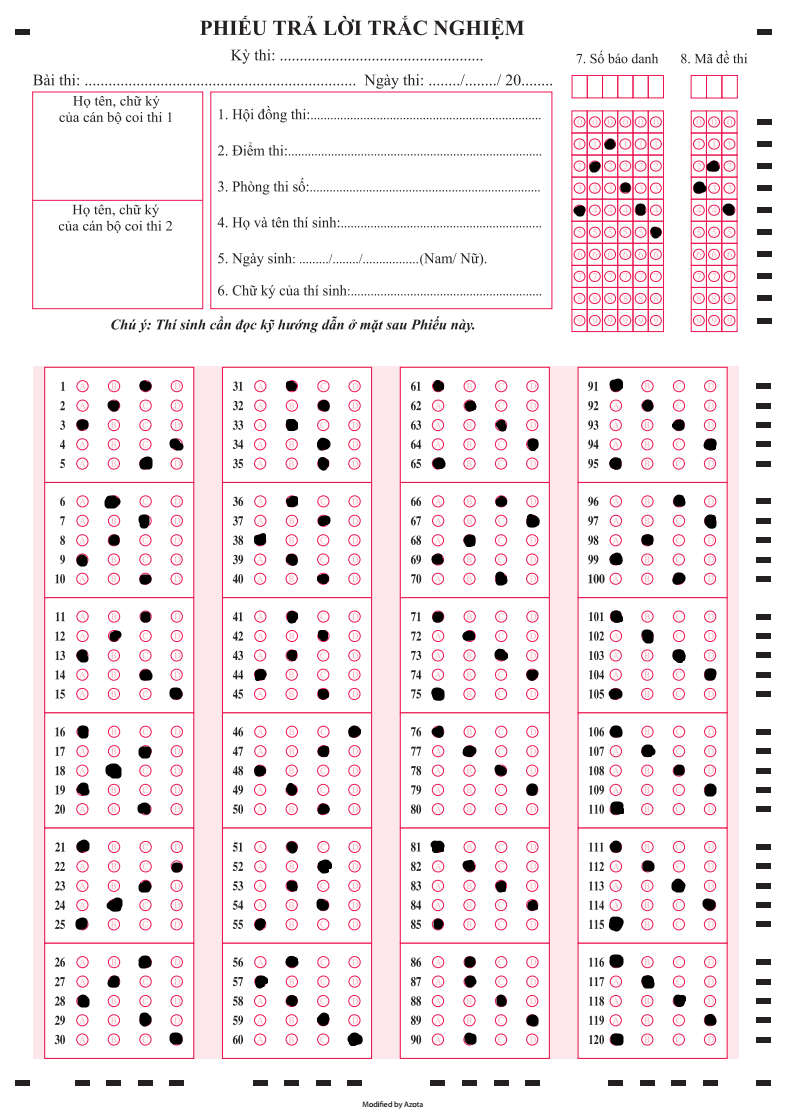
#> input picture Data.png, 786 x 1120 px
$ python -i saber.py   (imports and definitions only)
#> lines starting #> are read from the running program, lines starting #| are printed output that depends on the picture; after the words box and inside, x2 and y2 are one past the last pixel; in counts of white or black regions, pixels touching at a corner belong together
#> further down, picture is the input picture: shape (1120, 786, 3); mean B, G, R 237.1, 234.4, 245.1
import cv2
import numpy as np
# from google.colab.patches import cv2_imshow

def getContours(img,cThread=[100,100],minArea=1000, filter=4):
#> called with minArea = 1000, filter = 4
    imgGray = cv2.cvtColor(img, cv2.COLOR_BGR2GRAY)
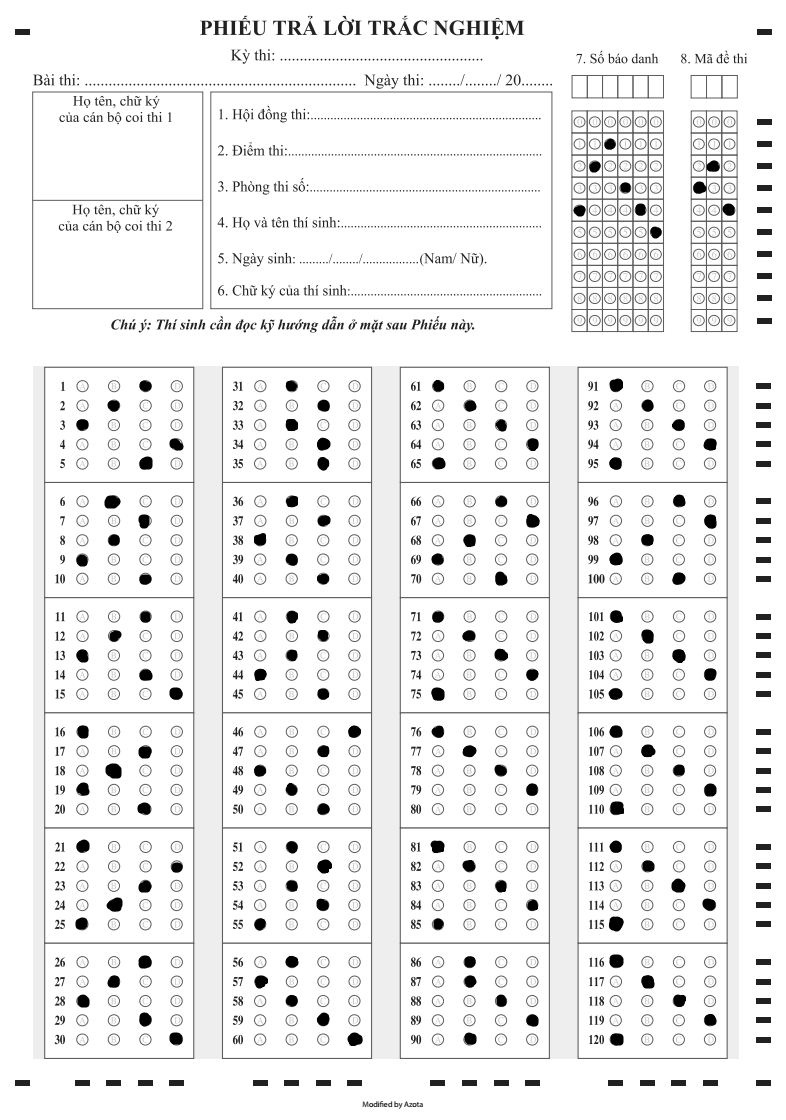
#> imgGray: shape (1120, 786); min 0, max 255, mean 237.9
    imgBlur = cv2.GaussianBlur(imgGray, (5, 5), 1)
    imgCanny = cv2.Canny(imgBlur,cThread[0],cThread[1])
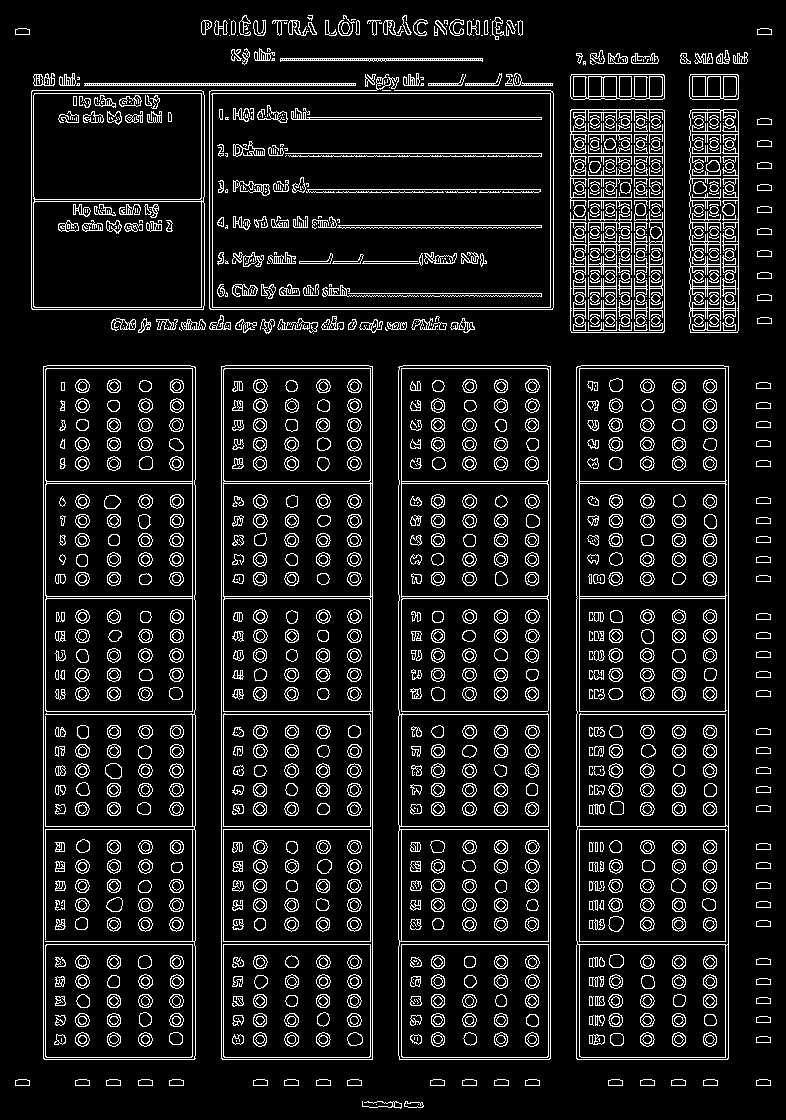
#> imgCanny: shape (1120, 786); 10.3% white in thin lines or dots
    kernel = np.ones((5,5))
    imgDilation = cv2.dilate(imgCanny, kernel, iterations = 3)
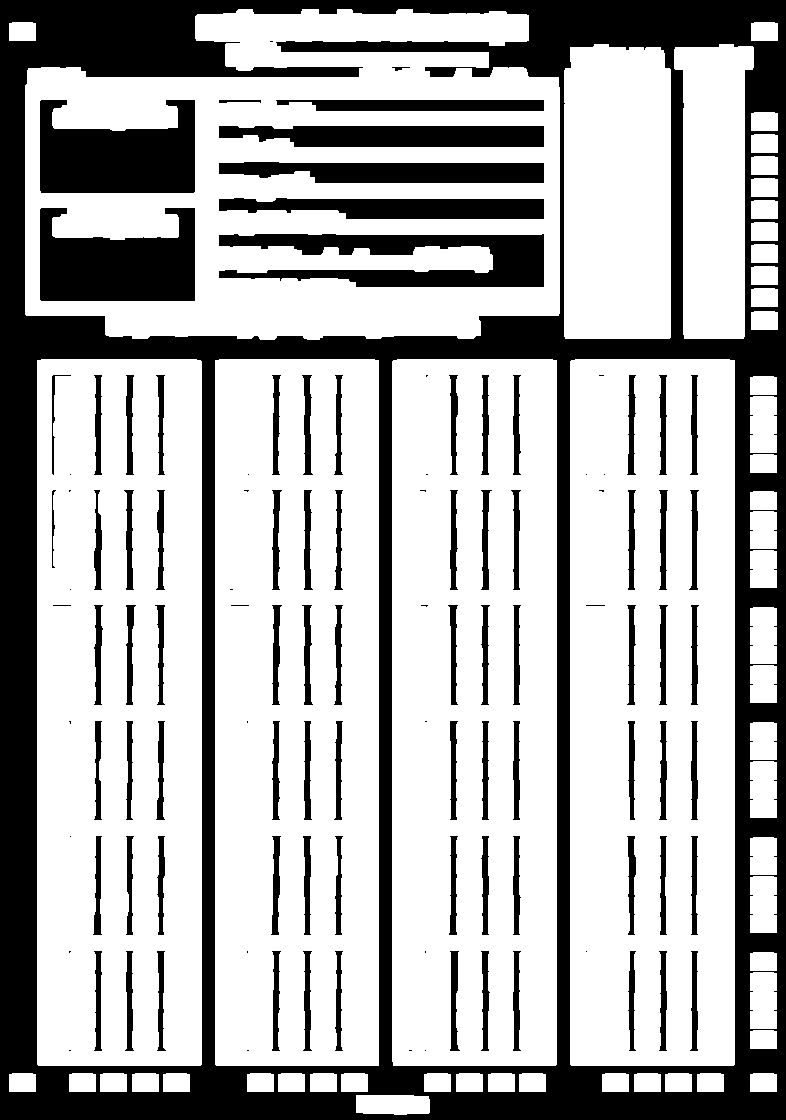
#> imgDilation: shape (1120, 786); 69.1% white; 114 black regions (30 under 20 px), largest, box (x1, y1, x2, y2) and area: (0, 0, 786, 1120) 181244, (40, 100, 195, 193) 10923, (40, 208, 195, 301) 10798
    imgThre = cv2.erode(imgDilation, kernel, iterations = 2)
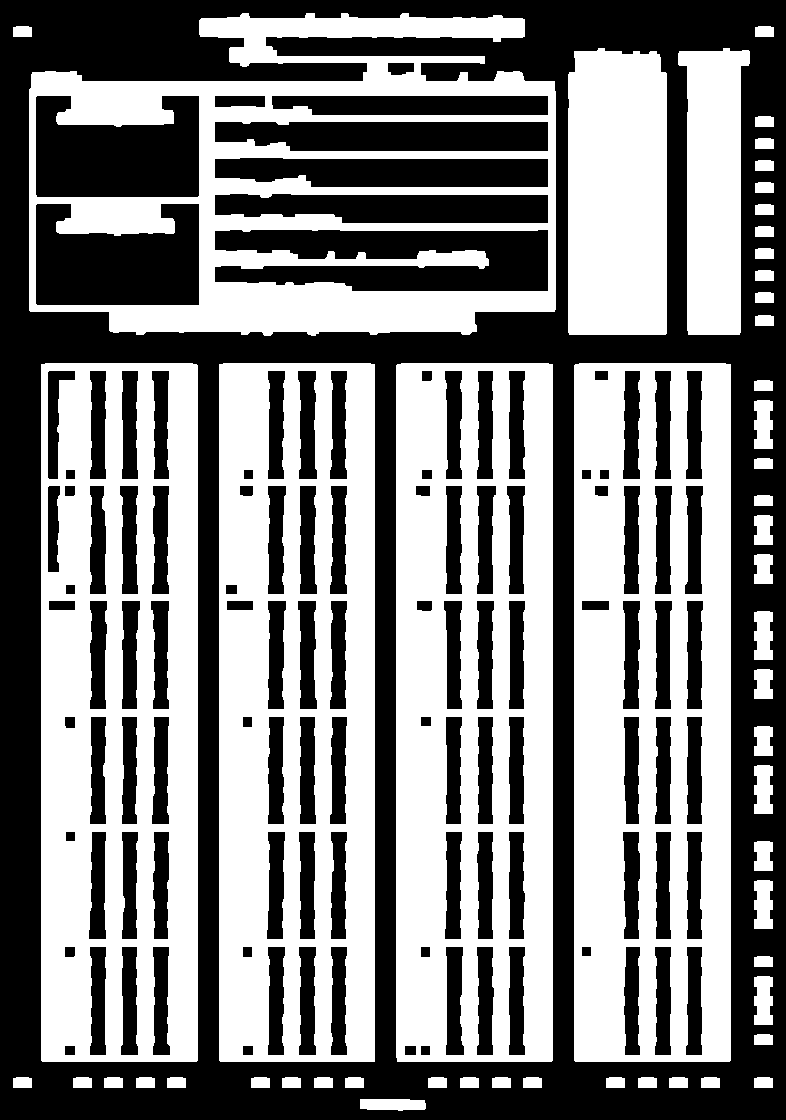
#> imgThre: shape (1120, 786); 50.7% white; 113 black regions

    contours, _ = cv2.findContours(imgThre, cv2.RETR_EXTERNAL, cv2.CHAIN_APPROX_SIMPLE)
#> contours = 53 contours; largest, box (x1, y1, x2, y2) and area: (29, 13, 556, 336) 138846, (41, 363, 198, 1062) 108878, (574, 363, 731, 1062) 108878, (396, 363, 553, 1062) 108876, (219, 363, 375, 1062) 108182
    final_countours = []
    for contour in contours:
        area = cv2.contourArea(contour)
        if area > minArea:
            peri = cv2.arcLength(contour,True)
            approx = cv2.approxPolyDP(contour,0.02*peri,True)
            bbox = cv2.boundingRect(approx)
            if filter > 0:
                if len(approx) == filter:
                    final_countours.append([len(approx),area,approx,bbox,contour])
            else:
                final_countours.append([len(approx),area,approx,bbox,contour])
#> this loop made 53 passes
#> (area, peri, approx, bbox) on passes 35, 36, 37, 38, 49, 50: (108877.5, 1705.1, [[579, 363], [574, 1060], [729, 1061], [730, 364]], (574, 363, 157, 699)), (108875.5, 1705.1, [[401, 363], [396, 1057], [551, 1061], [552, 364]], (396, 363, 157, 699)), (108182.5, 1704.2, [[223, 363], [219, 1060], [374, 1061], [374, 364]], (219, 363, 156, 699)), (108878.5, 1705.1, [[45, 363], [41, 1060], [196, 1061], [197, 365]], (41, 363, 157, 699)), (15256.5, 710.4, [[748, 50], [678, 53], [688, 334], [740, 332]], (678, 50, 71, 285)), (27397.5, 772.9, [[574, 51], [568, 332], [665, 334], [656, 51]], (568, 51, 98, 284))
#> (area, peri, bbox) on pass 53: (138846.5, 2804.9, (30, 18, 526, 294))
#> after the loop, final_countours = 6 items
    final_countours = sorted(final_countours, key = lambda x:x[1], reverse=True)

    return img, final_countours

def reorder(myPoints):
	myPointsNew = np.zeros_like(myPoints)
	myPoints = myPoints.reshape((4,2))

	add = myPoints.sum()
	diff = np.diff(myPoints,axis =1)

	myPointsNew[0] = myPoints[np.argmin(add)]
	myPointsNew[3] = myPoints[np.argmax(add)]

	myPointsNew[1] = myPoints[np.argmin(diff)]
	myPointsNew[2] = myPoints[np.argmax(diff)]

	return myPointsNew

def wrapImage(img, points, widthImg, heightImg, pad = 0):
    points= get_4_contour(points)
    pts1 = np.float32(points)
    pts2 = np.float32([[0, 0],[widthImg, 0], [0, heightImg],[widthImg, heightImg]]) # PREPARE POINTS FOR WARP
    matrix = cv2.getPerspectiveTransform(pts1, pts2)
    wrap = cv2.warpPerspective(img, matrix, (widthImg, heightImg))
    wrap = wrap[pad:wrap.shape[0]-pad,pad:wrap.shape[1]-pad]
    return wrap

def get_4_contour(points):
    center = np.mean(points, axis=0).astype(int)

    points_above_center = np.array([point.squeeze() for point in points if point.squeeze()[1] < center[0][1]])
    points_below_center = np.array([point.squeeze() for point in points if point.squeeze()[1] >= center[0][1]])

    top_left = points_above_center[np.argmin(points_above_center[:, 0])]
    top_right = points_above_center[np.argmax(points_above_center[:, 0])]
    botton_left = points_below_center[np.argmin(points_below_center[:, 0])]
    botton_right = points_below_center[np.argmax(points_below_center[:, 0])]
    return np.array([[top_left], [top_right], [botton_left],[botton_right]])

>>> import cv2
>>> picture = cv2.imread('Data.png')
>>> result = getContours(picture)
